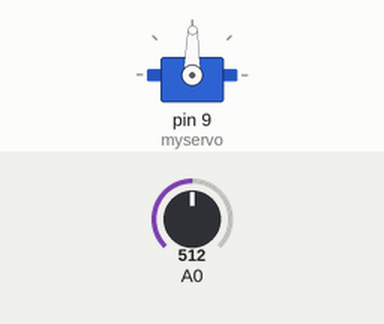
Recording of a sketch running on a simulated Arduino Uno, built with avr-gcc and run on an emulated ATmega328P. On the bench: servo. The test bench sets the inputs (shaded band); at power-on: A0 = 512.

Above: at 1.2 s.
1.3 s: A0 set to 716
At 2.4 s:
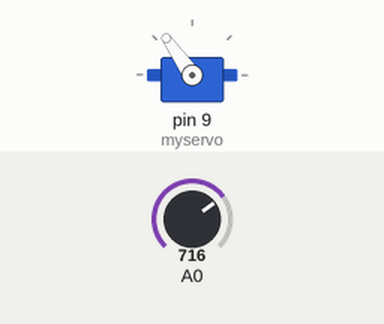
2.8 s: A0 set to 900
At 3.6 s:
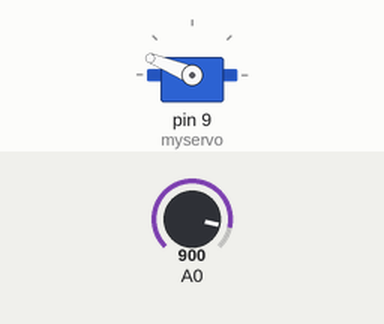
4.3 s: A0 set to 1023
At 4.7 s:
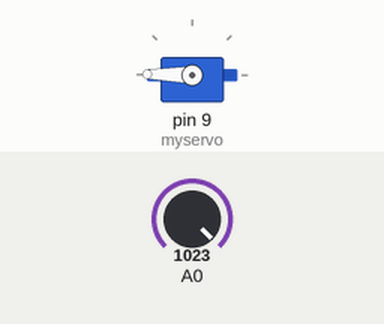
5.8 s: A0 set to 306
At 7.0 s:
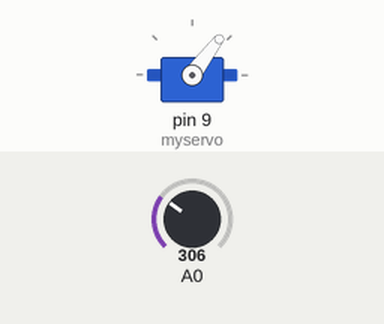
7.3 s: A0 set to 122
At 8.2 s:
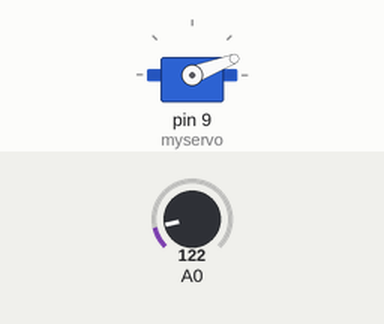
8.8 s: A0 set to 511
At 9.3 s:
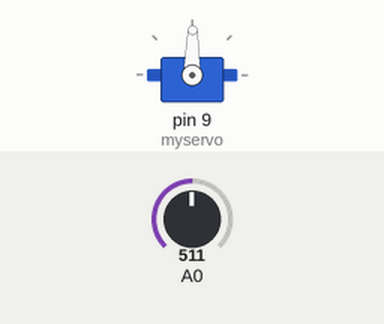
Timing chart, 0 to 11.3 s (numbered marks = the images above; inputs shaded):
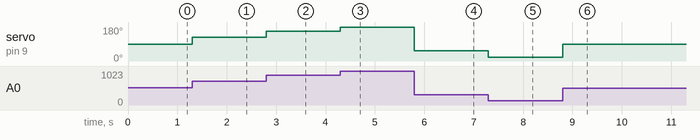

Measured:
- after the input at 1.3 s, servo on pin 9 (myservo): 89° → 125° at once
- after the input at 2.8 s, servo on pin 9 (myservo): 125° → 158° at once
- after the input at 4.3 s, servo on pin 9 (myservo): 158° → 179° at once
- after the input at 5.8 s, servo on pin 9 (myservo): 179° → 53° at once
- after the input at 7.3 s, servo on pin 9 (myservo): 53° → 21° at once
- after the input at 8.8 s, servo on pin 9 (myservo): 21° → 89° at once

The sketch:

servo_sweep.ino
```cpp
#include <Servo.h>

Servo myservo;

void setup() {
  // put your setup code here, to run once:
  myservo.attach(9);
}

void loop() {
  // put your main code here, to run repeatedly:
  int value = map(analogRead(A0), 0, 1025, 0, 180);
  myservo.write(value);
}
```
